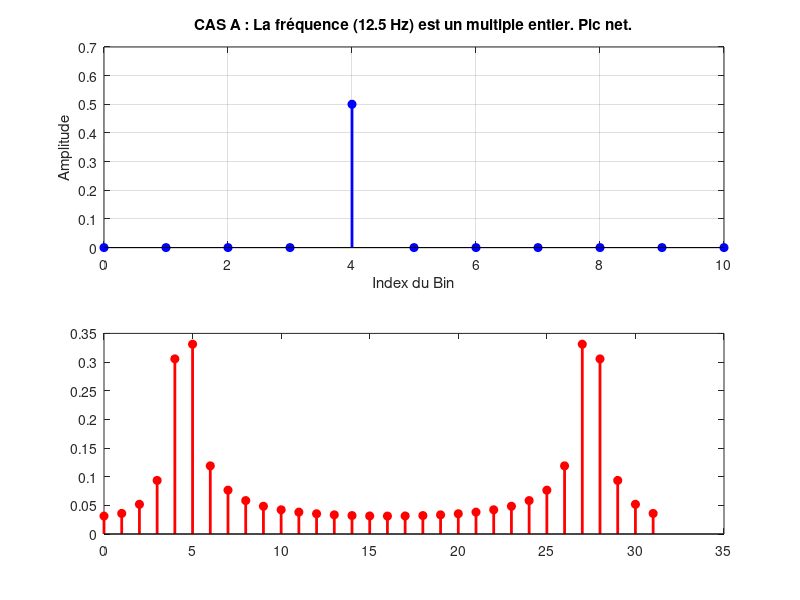

Write MATLAB code to recreate this figure. (Note: this script raises an error after producing the figure.)
 %% ÉTAPE 0 : Illustration du Problème (La Fuite Spectrale)

% Paramètres simplifiés
fs_demo = 100;          % Freq. échantillonnage faible
N_demo = 32;            % Peu de points pour bien voir les "casiers" (bins)
t_demo = 0:1/fs_demo:(N_demo-1)/fs_demo;

% Résolution de la DFT (Largeur d'un bin)
delta_f = fs_demo / N_demo; 
fprintf('Résolution de la DFT (Taille d''un bin) : %.2f Hz\n', delta_f);

% --- CAS A : Le monde idéal (Coherent Sampling) ---
% On choisit une fréquence qui tombe PILE sur le Bin n°4
f_ideal = 4 * delta_f; 
sig_ideal = cos(2*pi*f_ideal*t_demo);

% --- CAS B : La réalité (Spectral Leakage) ---
% On choisit une fréquence qui tombe ENTRE le Bin n°4 et n°5
f_reel = 4.5 * delta_f; 
sig_reel = cos(2*pi*f_reel*t_demo);

% Calcul des FFT
Spec_A = abs(fft(sig_ideal)/N_demo); % Normalisé
Spec_B = abs(fft(sig_reel)/N_demo);

% --- Visualisation Comparative ---
figure('Name', 'Pourquoi IpDFT ?', 'Color', 'white');

% Plot 1 : Cas Idéal
subplot(2,1,1);
stem(0:N_demo-1, Spec_A, 'b', 'LineWidth', 2, 'MarkerFaceColor', 'b');
title(['CAS A : La fréquence (' num2str(f_ideal) ' Hz) est un multiple entier. Pic net.']);
xlabel('Index du Bin'); ylabel('Amplitude'); grid on;
xlim([0 10]); % Zoom sur le début

% Plot 2 : Cas Réel (Fuite)
subplot(2,1,2);
stem(0:N_demo-1, Spec_B, 'r', 'LineWidth', 2, 'MarkerFaceColor', 'r');
hold on; 
% On dessine une ligne verte là où est la VRAIE fréquence
xline(4.5, 'g--', 'Vraie Fréquence', 'LineWidth', 1.5);
title(['CAS B : La fréquence (' num2str(f_reel) ' Hz) est entre deux bins. L''énergie bave (Fuite) !']);
xlabel('Index du Bin'); ylabel('Amplitude'); grid on;
xlim([0 10]);

fprintf('Appuyez sur une touche pour lancer la suite de la simulation...\n');
pause;
close all; 




%% Initialisation
fs = 1000;              % 1 kHz
N = 1024;               % Taille du signal
t = 0:1/fs:(N-1)/fs;    % Vecteur temps

% On va tester des fréquences entre le Bin 40 et le Bin 41
bin_start = 40;
freqs_test = (bin_start : 0.05 : bin_start + 2) * (fs/N); 
% On teste sur 2 bins complets avec des pas très fins

% Tableaux pour stocker les erreurs
erreurs_dft = [];
erreurs_ipdft = [];

fprintf('Début du test de validation...\n');
%Affichage d'une transformée de Fourier qui tombe pile au milieu d'un bin
%pour illustrer la fuite spectralre
signal_test=cos(2*pi*1.5*t);

%% Boucle de Test (Monte Carlo déterministe)
for f_vrai = freqs_test
    
    % 1. Génération du signal (Pur, sans bruit pour valider la formule)
    sig = cos(2*pi*f_vrai*t);
    
    % 2. Calcul FFT
    Y = fft(sig);
    P1 = abs(Y(1:N/2+1));
    
    % 3. Estimateur DFT Classique (Max)
    [valMax, indexMax] = max(P1);
    l = indexMax; 
    % Rappel: index 1 = 0Hz. Freq = (index-1)*fs/N
    f_dft = (l - 1) * (fs / N);
    
    % 4. Estimateur IpDFT
    % Ici on implémente la version robuste, on regarde le pic de gauche et
    % celui de droite
    if l > 1 && l < length(P1)
        amp_G = P1(l-1);
        amp_D = P1(l+1);
        if amp_D > amp_G
            alpha = amp_D / valMax;
            signe = 1;
        else
            alpha = amp_G / valMax;
            signe = -1;
        end
        delta = signe * alpha / (1 + alpha);
    else
        delta = 0; % Sécurité bords
    end
    
    idx_interp = (l - 1) + delta;
    f_ipdft = idx_interp * (fs / N);
    % --- Fin Algo IpDFT ---
    
    % 5. Stockage des erreurs (Valeur Absolue)
    erreurs_dft = [erreurs_dft, abs(f_dft - f_vrai)];
    erreurs_ipdft = [erreurs_ipdft, abs(f_ipdft - f_vrai)];
end

%% Visualisation de la Preuve
figure('Name', 'Preuve de fonctionnement IpDFT', 'Color', 'white');

% Graphe 1 : Comparaison des estimations
subplot(2,1,1);
plot(freqs_test, freqs_test, 'k--', 'LineWidth', 1); hold on;
stairs(freqs_test, freqs_test + erreurs_dft, 'r', 'LineWidth', 1.5); % DFT en escalier
plot(freqs_test, freqs_test + erreurs_ipdft, 'b.-', 'MarkerSize', 8);
title('Comparaison : Vraie Fréquence vs Estimations');
legend('Vraie Fréquence', 'DFT Classique (Escalier)', 'IpDFT (Interpolée)');
grid on;

% Graphe 2 : L'erreur pure
subplot(2,1,2);
plot(freqs_test, erreurs_dft, 'r-o', 'MarkerSize', 4); hold on;
plot(freqs_test, erreurs_ipdft, 'b-o', 'MarkerSize', 4, 'LineWidth', 1.5);
title('Erreur absolue de l''estimation');
xlabel('Fréquence injectée (Hz)');
ylabel('Erreur (Hz)');
legend('Erreur DFT', 'Erreur IpDFT (quasi nulle)');
grid on;

% Affichage quantitatif
rmse_dft = sqrt(mean(erreurs_dft.^2));
rmse_ipdft = sqrt(mean(erreurs_ipdft.^2));
fprintf('\n--- RÉSULTATS ---\n');
fprintf('Erreur Moyenne DFT   : %.5f Hz\n', mean(erreurs_dft));
fprintf('Erreur Moyenne IpDFT : %.5f Hz\n', mean(erreurs_ipdft));
fprintf('GAIN DE PRÉCISION    : x%.1f\n', mean(erreurs_dft)/mean(erreurs_ipdft));
